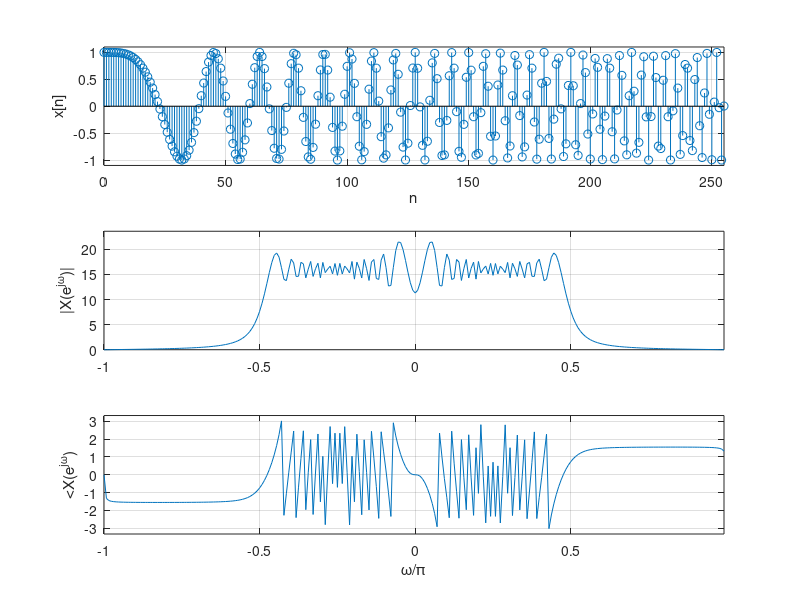

Recreate this plot in MATLAB.
%%
%  DTFT of aperiodic signals
%  (pulse, windowed sinusoid, chirp)
%%
clear all; clf
L=256; % length of signal (including zeros)

% signals
ind=input(' Pulse (1) or windowed sinusoid (2) or chirp (3)  ?  ')
if ind==1,
N=21;x=[ones(1,N) zeros(1,L-N)];                         % pulse
elseif ind==2,
N=200; n=0:N-1;x=[cos(4*pi*n/N) zeros(1,L-N)];   % windowed sinusoid
else
n=0:L-1;x=cos(pi*n.^2/(4*L));                                  % chirp
end

% DTFT
X=fft(x);
w=0:2*pi/L:2*pi-2*pi/L;w1=(w-pi)/pi; % frequencies
n=0:length(x)-1;

figure(1)
subplot(311)
stem(n,x); axis([0 length(n)-1 1.1*min(x) 1.1*max(x)]); grid
xlabel('n'); ylabel('x[n]')
subplot(312)
plot(w1,fftshift(abs(X)));axis([min(w1) max(w1) 0 1.1*max(abs(X))])
ylabel('|X(e^{j\omega})|'); grid
subplot(313)
plot(w1,fftshift(angle(X)))
axis([min(w1) max(w1) 1.1*min(angle(X)) 1.1*max(angle(X))])
ylabel('<X(e^{j\omega})'); xlabel('\omega/\pi'); grid
